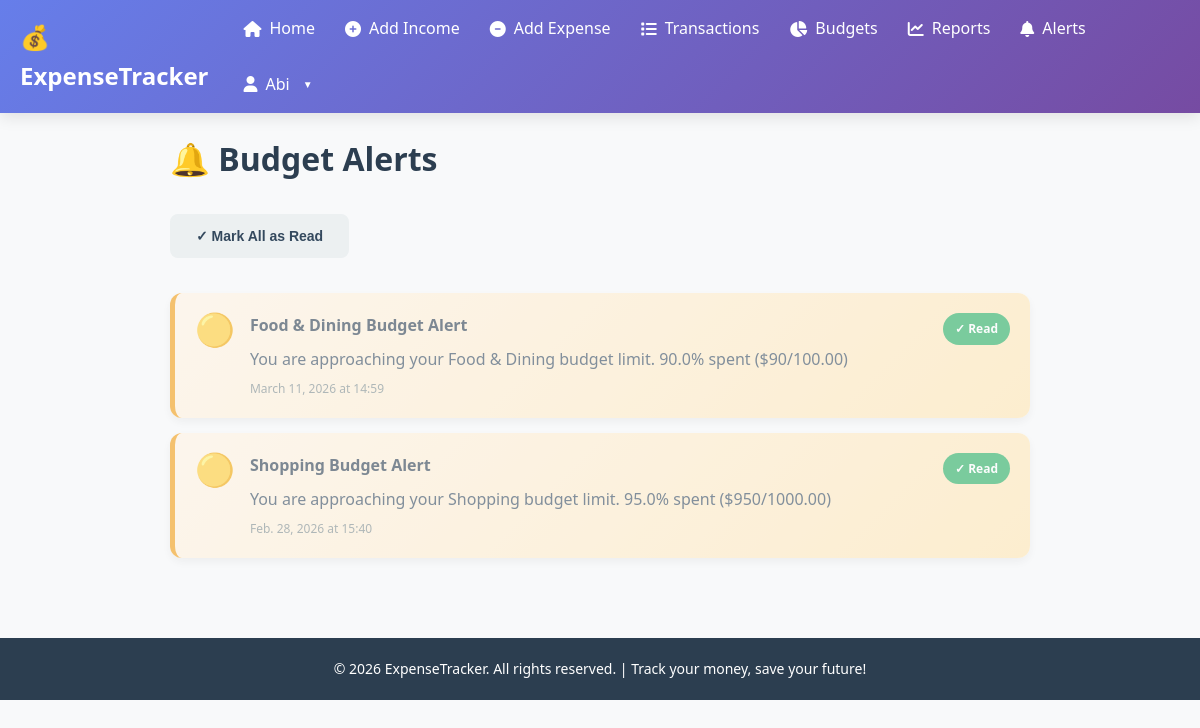
The app's page /alerts/ (signed in) with its own data.
### tracker/models.py (models this page shows, shortened)
class BudgetAlert(models.Model):
    ALERT_STATUS = [
        ('warning', 'Warning (80-99%)'),
        ('critical', 'Critical (100%+)'),
    ]
    user = models.ForeignKey(User, on_delete=models.CASCADE, related_name='budget_alerts')
    budget = models.ForeignKey(Budget, on_delete=models.CASCADE)
    status = models.CharField(max_length=10, choices=ALERT_STATUS)
    spent_amount = models.DecimalField(max_digits=10, decimal_places=2)
    message = models.TextField()
    is_read = models.BooleanField(default=False)
    created_at = models.DateTimeField(default=timezone.now)
    class Meta:
        ordering = ['-created_at']

class Budget(models.Model):
    FREQUENCY_CHOICES = [
        ('monthly', 'Monthly'),
        ('yearly', 'Yearly'),
    ]
    user = models.ForeignKey(User, on_delete=models.CASCADE, related_name='budgets')
    category = models.ForeignKey(Category, on_delete=models.CASCADE,
                                 limit_choices_to={'category_type': 'expense'})
    amount = models.DecimalField(max_digits=10, decimal_places=2, validators=[MinValueValidator(0)])
    frequency = models.CharField(max_length=10, choices=FREQUENCY_CHOICES, default='monthly')
    month = models.IntegerField(default=1)  # 1-12 for monthly, 1 for yearly
    year = models.IntegerField(default=2026)
    alert_threshold = models.IntegerField(default=80)  # Alert when 80% spent
    created_at = models.DateTimeField(default=timezone.now)
    updated_at = models.DateTimeField(auto_now=True)
    class Meta:
        unique_together = ['user', 'category', 'month', 'year']

class Category(models.Model):
    CATEGORY_TYPES = [
        ('income', 'Income'),
        ('expense', 'Expense'),
    ]
    name = models.CharField(max_length=100)
    category_type = models.CharField(max_length=10, choices=CATEGORY_TYPES)
    emoji = models.CharField(max_length=10, default='💰')
    color = models.CharField(max_length=7, default='#3498db')
    user = models.ForeignKey(User, on_delete=models.CASCADE, related_name='categories')
    created_at = models.DateTimeField(default=timezone.now)
    class Meta:
        verbose_name_plural = "Categories"
        unique_together = ['user', 'name', 'category_type']

### tracker/views.py (the view, shortened to what this page needs)
# urls.py: path('alerts/', views.alerts, name='alerts'),
@login_required(login_url='login')
def alerts(request):
    alerts_list = BudgetAlert.objects.filter(user=request.user).order_by('-created_at')
    paginator = Paginator(alerts_list, 20)
    page = request.GET.get('page', 1)
    alerts_page = paginator.get_page(page)
    context = {'alerts': alerts_page}
    return render(request, 'alerts.html', context)

### templates/alerts.html (shortened to what this page needs)
{% extends "base.html" %}
{% load static %}
{% block content %}
<div class="alerts-container">
    <h1>🔔 Budget Alerts</h1>
    {% if alerts %}
        <div class="alerts-list">
            <form method="POST" class="mark-all-form">
                <button type="submit" class="btn btn-secondary">✓ Mark All as Read</button>
            </form>
            {% for alert in alerts %}
            <div class="alert-item alert-{{ alert.status }} {% if alert.is_read %}read{% endif %}">
                <div class="alert-icon">
                    {% if alert.status == 'critical' %}
                    🔴
                    {% else %}
                    🟡
                    {% endif %}
                </div>
                <div class="alert-content">
                    <h3>{{ alert.budget.category.name }} Budget Alert</h3>
                    <p class="alert-message">{{ alert.message }}</p>
                    <p class="alert-time">{{ alert.created_at|date:"N d, Y \a\t H:i" }}</p>
                </div>
                <div class="alert-actions">
                    {% if not alert.is_read %}
                    <form method="POST" style="display:inline;">
                        {% csrf_token %}
                        <input type="hidden" name="alert_id" value="{{ alert.id }}">
                        <button type="submit" class="btn btn-link">Mark as Read</button>
                    </form>
                    {% else %}
                    <span class="badge-read">✓ Read</span>
                    {% endif %}
                </div>
            </div>
            {% endfor %}
        </div>
    {% endif %}
</div>
{% endblock %}

### templates/base.html (shortened to what this page needs)
<!DOCTYPE html>
<html lang="en">
<head>
    {% load static %}
    <link rel="stylesheet" href="{% static 'css/style.css' %}">
    <link rel="stylesheet" href="https://cdnjs.cloudflare.com/ajax/libs/font-awesome/6.4.0/css/all.min.css">
</head>
<body>
    {% if user.is_authenticated %}
    <nav class="navbar">
        <div class="navbar-container">
            <div class="navbar-brand">
                <a href="{% url 'home' %}">💰 ExpenseTracker</a>
            </div>
            <ul class="navbar-menu">
                <li><a href="{% url 'home' %}"><i class="fas fa-home"></i> Home</a></li>
                <li><a href="{% url 'add_income' %}"><i class="fas fa-plus-circle"></i> Add Income</a></li>
                <li><a href="{% url 'add_expense' %}"><i class="fas fa-minus-circle"></i> Add Expense</a></li>
                <li><a href="{% url 'transactions' %}"><i class="fas fa-list"></i> Transactions</a></li>
                <li><a href="{% url 'budgets' %}"><i class="fas fa-chart-pie"></i> Budgets</a></li>
                <li><a href="{% url 'reports' %}"><i class="fas fa-chart-line"></i> Reports</a></li>
                <li><a href="{% url 'alerts' %}" class="alerts-link">
                    <i class="fas fa-bell"></i> Alerts
                </a></li>
                <li class="dropdown">
                    <a href="#" class="dropdown-toggle"><i class="fas fa-user"></i> {{ user.username }}</a>
                </li>
            </ul>
        </div>
    </nav>
    {% endif %}
    <main class="main-content">
        {% block content %}{% endblock %}
    </main>
    <footer class="footer">
        <p>&copy; 2026 ExpenseTracker. All rights reserved. | Track your money, save your future!</p>
    </footer>
</body>
</html>

### static/css/style.css (style rules this page uses)
* { margin: 0; padding: 0; box-sizing: border-box; }
:root { --primary: #667eea; --primary-dark: #764ba2; --success: #27ae60; --danger: #e74c3c; --warning: #f39c12; --info: #3498db; --light: #ecf0f1; --dark: #2c3e50; --gray: #95a5a6; --text: #34495e; }
html { scroll-behavior: smooth; }
body { font-family: 'Segoe UI', Tahoma, Geneva, Verdana, sans-serif; background: #f8f9fa; color: var(--text); line-height: 1.6; }
.navbar { background: linear-gradient(135deg, #667eea 0%, #764ba2 100%); color: white; padding: 1rem 0; box-shadow: 0 4px 15px rgba(0, 0, 0, 0.1); position: sticky; top: 0; z-index: 100; }
.navbar-container { max-width: 1200px; margin: 0 auto; padding: 0 20px; display: flex; justify-content: space-between; align-items: center; }
.navbar-brand { font-size: 24px; font-weight: bold; text-decoration: none; }
.navbar-brand a { color: white; text-decoration: none; transition: opacity 0.3s; }
.navbar-menu { list-style: none; display: flex; gap: 30px; align-items: center; flex-wrap: wrap; }
.navbar-menu a { color: white; text-decoration: none; font-weight: 500; transition: all 0.3s; display: flex; align-items: center; gap: 8px; position: relative; }
.dropdown { position: relative; }
.dropdown-toggle::after { content: '▼'; font-size: 10px; margin-left: 5px; }
.btn { display: inline-block; padding: 12px 24px; border-radius: 8px; text-decoration: none; font-weight: 600; border: none; cursor: pointer; transition: all 0.3s; font-size: 14px; text-align: center; minwidth: 120px; }
.btn-secondary { background: var(--light); color: var(--text); border: 2px solid var(--light); }
.alert-warning { background: #fff3cd; color: #856404; border-left: 4px solid var(--warning); }
.footer { background: var(--dark); color: white; text-align: center; padding: 20px; margin-top: 60px; font-size: 14px; }

### templates/alerts.html (style rules this page uses)
.alerts-container { max-width: 900px; margin: 0 auto; padding: 20px; }
h1 { color: #2c3e50; margin-bottom: 30px; }
.mark-all-form { margin-bottom: 20px; }
.alerts-list { display: flex; flex-direction: column; gap: 15px; }
.alert-item { display: flex; align-items: flex-start; gap: 15px; padding: 20px; border-radius: 12px; background: white; box-shadow: 0 4px 10px rgba(0, 0, 0, 0.08); animation: slideInLeft 0.6s ease-out; transition: all 0.3s; border-left: 5px solid; }
.alert-item.alert-warning { border-left-color: #f39c12; background: linear-gradient(135deg, #fff4e5 0%, #ffe6b3 100%); }
.alert-item.read { opacity: 0.6; }
.alert-icon { font-size: 32px; flex-shrink: 0; line-height: 1; }
.alert-content { flex: 1; min-width: 0; }
.alert-content h3 { margin: 0 0 8px 0; color: #2c3e50; font-size: 16px; }
.alert-message { margin: 0 0 8px 0; color: #34495e; line-height: 1.5; }
.alert-time { margin: 0; color: #7f8c8d; font-size: 12px; }
.alert-actions { flex-shrink: 0; }
.badge-read { display: inline-block; background: #27ae60; color: white; padding: 6px 12px; border-radius: 20px; font-size: 12px; font-weight: 600; }

### records on screen
BudgetAlert: budget.category.name "Food & Dining", message "You are approaching your Food & Dining budget limit. 90.0% spent ($90/100.00)", created_at "March 11, 2026 at 14:59", is_read "✓ Read"
BudgetAlert: budget.category.name "Shopping", message "You are approaching your Shopping budget limit. 95.0% spent ($950/1000.00)", created_at "Feb. 28, 2026 at 15:40", is_read "✓ Read"

### other values on screen
{{ user.username }} "Abi"
